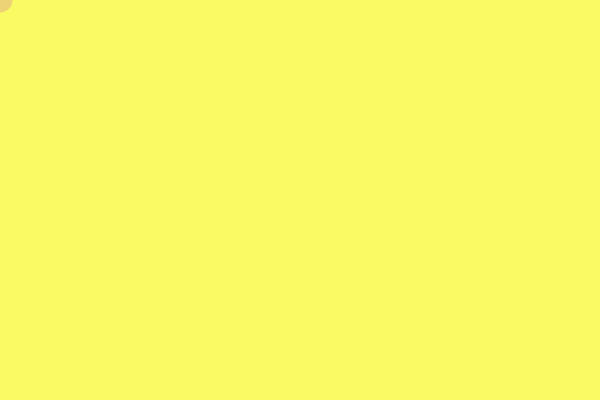
Frame 1 (no input)
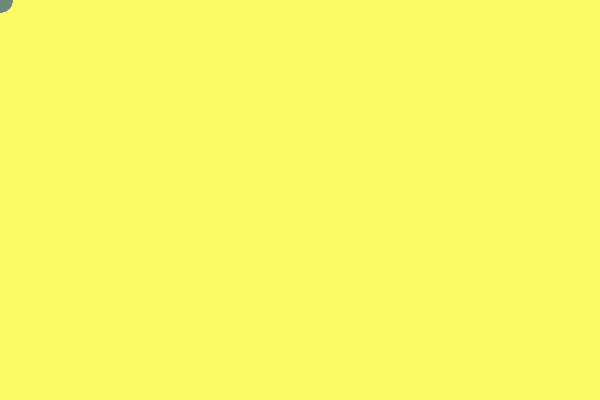
Frame 60 (no input)
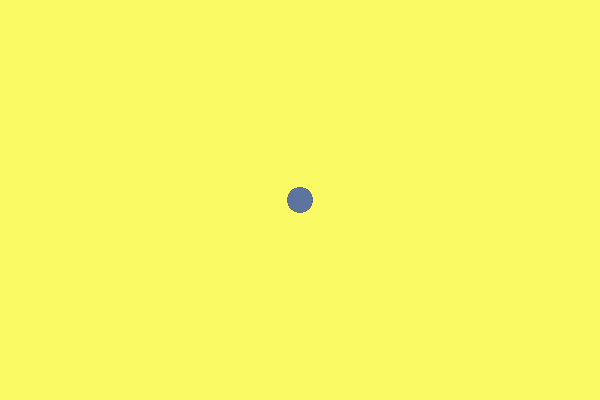
Frame 120 (the mouse pressed at the canvas centre since frame 60)

The p5.js sketch that drew these frames (run headless with seeded random() and noise() and a simulated clock; from frame 60 on, the mouse is pressed at the canvas centre):

// p5.js sketch
// ── sketch.js
var col = {
  r: 0,
  g: 0,
  b: 0
}

function setup() {
  createCanvas(600, 400);

  background(250, 250, 100);
}

// background 存在的位置在setup中和在draw 中有很大的区别，在draw中，相当于每一次都会重新生成一个背景色，但是在setup 中则只会生成一次

function draw() {
  col.r = random(0, 255)
  col.g = random(0, 255)
  col.b = random(0, 255)


  //  ellipse
  noStroke()
  fill(col.r, col.g, col.b, 50); //填充色
  ellipse(mouseX, mouseY, 25, 25); //椭圆形

  // rectangle
  // fill(200, 250, 200);
  // rect(400, 100, 50, 50) //矩形
}

function mousePressed() {
  background(250, 250, 100)
}
